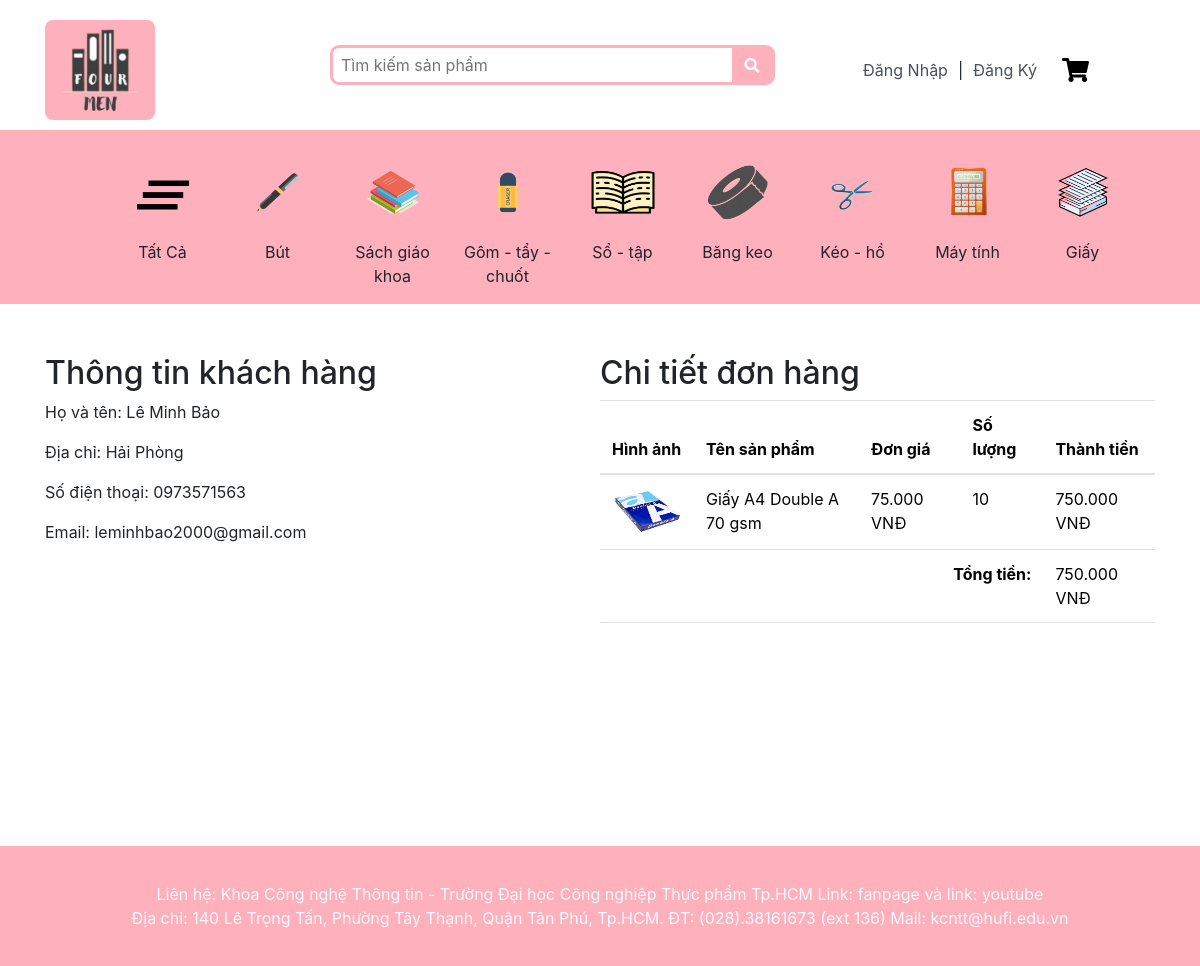
Page /QLChiTietDonHang.php?MaDH=1&Email_KH=leminhbao2000@gmail.com on the committed database.
### tables this page shows
CREATE TABLE `loaisp` (
  `MaLoai` int(10) NOT NULL,
  `TenLoai` varchar(255) NOT NULL,
  `hinh` varchar(200) NOT NULL
);

CREATE TABLE `khachhang` (
  `MaKH` int(11) NOT NULL,
  `HoTen_KH` varchar(100) NOT NULL,
  `DiaChi_KH` varchar(255) NOT NULL,
  `SDT_KH` varchar(255) NOT NULL,
  `Email_KH` varchar(255) NOT NULL,
  `Password_KH` varchar(200) NOT NULL
);

CREATE TABLE `chitietdondathang` (
  `MaDH` int(11) NOT NULL,
  `MaSP` int(11) NOT NULL,
  `SoLuong` int(11) NOT NULL,
  `ThanhTien` float NOT NULL
);

CREATE TABLE `sanpham` (
  `MaSP` int(10) NOT NULL,
  `MaLoai` int(10) NOT NULL,
  `MaNCC` int(10) NOT NULL,
  `TenSP` varchar(200) NOT NULL,
  `Gia` float NOT NULL,
  `DVT` varchar(20) NOT NULL DEFAULT 'Cái',
  `SoLuongTonKho` int(255) NOT NULL,
  `MoTaSP` varchar(255) NOT NULL
);

### QLChiTietDonHang.php (the view, shortened to what this page needs)
<?php
if (isset($_GET['MaDH']) && !empty($_GET['MaDH']) && isset($_GET['Email_KH']) && !empty($_GET['Email_KH'])) {
    $maDH = $_GET['MaDH'];
    $emailKH = $_GET['Email_KH'];
}
function HienThiChiTietDonHang($pdo, $maDH, $emailKH)
{
    $stmt = $pdo->prepare("SELECT * FROM KhachHang WHERE Email_KH = :Email_KH");
    $stmt->execute(array(':Email_KH' => $emailKH));
    $khachHang = $stmt->fetch(PDO::FETCH_ASSOC);
    echo '<div style="float: left; width: 50%;">';
    echo '<h2>Thông tin khách hàng</h2>';
    echo '<p>Họ và tên: ' . $khachHang['HoTen_KH'] . '</p>';
    echo '<p>Địa chỉ: ' . $khachHang['DiaChi_KH'] . '</p>';
    echo '<p>Số điện thoại: ' . $khachHang['SDT_KH'] . '</p>';
    echo '<p>Email: ' . $khachHang['Email_KH'] . '</p>';
    echo '</div>';
    echo '<div style="float: right; width: 50%;">';
    echo '<h2>Chi tiết đơn hàng</h2>';
    $totalPrice = 0;
    $sql = "SELECT sp.MaSP, sp.TenSP, sp.Gia, ct.SoLuong
                FROM ChiTietDonDatHang ct
                JOIN SanPham sp ON ct.MaSP = sp.MaSP
                WHERE ct.MaDH = :MaDH";
    $stmt = $pdo->prepare($sql);
    $stmt->bindParam(':MaDH', $maDH, PDO::PARAM_STR);
    $stmt->execute();
    $chiTietDonHang = $stmt->fetchAll(PDO::FETCH_ASSOC);
    if ($chiTietDonHang) {
        echo '<div class="table-responsive">';
        echo '<table class="table">';
        echo '<thead><tr><th>Hình ảnh</th><th>Tên sản phẩm</th><th>Đơn giá</th><th>Số lượng</th><th>Thành tiền</th></tr></thead>';
        echo '<tbody>';
        foreach ($chiTietDonHang as $detail) {
            echo '<tr>';
            $imagePath = 'image/SanPham/' . $detail['MaSP'] . '.jpg';
            echo '<td><img src="' . $imagePath . '" alt="Product Image" style="width: 70px; height: 50px;"></td>';
            echo '<td>' . htmlspecialchars($detail['TenSP']) . '</td>';
            echo '<td>' . number_format($detail['Gia'], 0, ',', '.') . ' VNĐ</td>';
            echo '<td>' . htmlspecialchars($detail['SoLuong']) . '</td>';
            $thanhTien = $detail['Gia'] * $detail['SoLuong'];
            $totalPrice += $thanhTien;
            echo '<td>' . number_format($thanhTien, 0, ',', '.') . ' VNĐ</td>';
            echo '</tr>';
        }
        echo '</tbody>';
        echo '<tfoot><tr><td colspan="4" style="text-align:right;"><strong>Tổng tiền:</strong></td><td>' . number_format($totalPrice, 0, ',', '.') . ' VNĐ</td></tr></tfoot>';
        echo '</table>';
        echo '</div>';
    } else {
        echo '<p>Không có chi tiết đơn hàng nào.</p>';
    }
    echo '</div>';
}
?>
<!DOCTYPE html>
<html lang="vi">
<head>
    <link rel="stylesheet" href="Bootstrap/bootstrap.min.css">
    <link rel="stylesheet" href="./styles.css">
</head>
<body>
    <?php
    include "Header.php";
    include "SubHeader.php";
    ?>
    <div class="container QLChiTietDH">
        <div class="row">
            <div class="col-md-12">
                <?php
                if (isset($maDH)) {
                    HienThiChiTietDonHang($pdo, $maDH, $emailKH);
                } else {
                    echo "<p>Không tìm thấy đơn hàng.</p>";
                }
                ?>
            </div>
        </div>
    </div>
    <?php
    include "Footer.php";
    ?>
</body>
</html>

### SubHeader.php (shortened to what this page needs)
<!DOCTYPE html>
<html>
<head>
    <link rel="stylesheet" href="https://maxcdn.bootstrapcdn.com/bootstrap/4.0.0/css/bootstrap.min.css">
    <link rel="stylesheet" href="https://cdnjs.cloudflare.com/ajax/libs/font-awesome/5.15.4/css/all.min.css">
</head>
<body>
    <?php
    $pdo = new PDO("mysql:host=localhost;dbname=ql_vanphongpham", "root", "");
    $pdo->query("set names utf8");
    $sql = "SELECT * FROM loaisp";
    $loaiSPs = $pdo->query($sql);
    ?>
    <div class="subHeader">
        <div class="container">
            <div class="row justify-content-center">
                <div class="col-1 item">
                    <a href="index.php">
                        <img class="hinhsubHeader" src="image/LoaiSP/All.png" />
                        <p>Tất Cả</p>
                    </a>
                </div>
                <?php foreach ($loaiSPs as $loaiSP): ?>
                    <div class="col-1 item">
                        <a href="index.php?loaiSP=<?php echo $loaiSP['MaLoai']; ?>">
                            <img class="hinhsubHeader" src="image/LoaiSP/<?php echo $loaiSP['hinh']; ?>" />
                            <p><?php echo $loaiSP['TenLoai']; ?></p>
                        </a>
                    </div>
                <?php endforeach; ?>
            </div>
        </div>
    </div>
</body>
</html>

### styles.css (style rules this page uses)
a { text-decoration: none; color: inherit; display: inline-block; cursor: pointer; }
.subHeader { margin-top: 10px; background-color: #FFB0BD; padding-top: 20px; }
.hinhsubHeader { height: 46px; cursor: pointer; }
.item { text-align: center; }

### QLChiTietDonHang.php (style rules this page uses)
.QLChiTietDH { margin-top: 50px; height: 482px; }

### SubHeader.php (style rules this page uses)
.subHeader { background-color: #FFB0BD; }
.item { text-align: center; margin-left: 20px; }
.hinhsubHeader { width: 70px; height: 70px; display: block; margin: 10px; }
.item p { margin-top: 2px; }
a { text-decoration: none; color: inherit; display: inline-block; cursor: pointer; }

### rows in the picture
loaisp: hinh (picture), TenLoai "Bút"
loaisp: hinh (picture), TenLoai "Sách giáo khoa"
loaisp: hinh (picture), TenLoai "Gôm - tẩy - chuốt"
loaisp: hinh (picture), TenLoai "Sổ - tập"
loaisp: hinh (picture), TenLoai "Băng keo"
loaisp: hinh (picture), TenLoai "Kéo - hồ"
loaisp: hinh (picture), TenLoai "Máy tính"
loaisp: hinh (picture), TenLoai "Giấy"
khachhang: HoTen_KH "Lê Minh Bảo", DiaChi_KH "Hải Phòng", SDT_KH "0973571563", Email_KH "leminhbao2000@gmail.com"
chitietdondathang: sanpham.TenSP "Giấy A4 Double A 70 gsm", sanpham.Gia "75.000", SoLuong "10", SoLuong.Gia "750.000"

### other values in the picture
$totalPrice "750.000"
